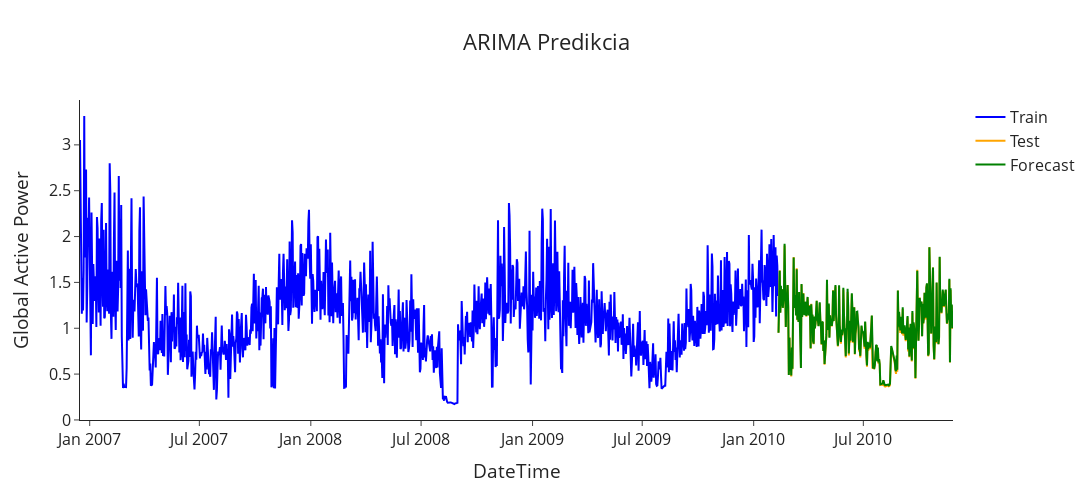

The cell this chart's notebook holds for it:
### Markdown cell above
### Volanie `ARIMA` modelu a zobrazenie predikcie.

### Code cell
X_selected = df_day_all[['Global_reactive_power', 'Voltage', 'Global_intensity', 'Sub_metering_1', 'Sub_metering_2', 'Sub_metering_3']]

model = ARIMA(endog=train, exog=X_selected[:len(train)], order=(10,0,7), seasonal_order=(1,1,1,12)).fit() #  
forecast = model.forecast(steps=len(test), exog=X_selected[len(train):]) # 

plot_forecasts(train, test, forecast, x_axis, "ARIMA Predikcia")

### Figure 1 — Plotly figure (JSON) as saved in the notebook; plotly's stock layout.template omitted (floating-point values rounded to 4 significant figures; data arrays with more than 128 entries replaced by an {"elided": "..."} marker saying what was removed)
{"data": [{"line": {"color": "blue"}, "mode": "lines", "name": "Train", "type": "scatter", "x": {"elided": "1153 str values"}, "y": {"elided": "1153 float values"}}, {"line": {"color": "orange"}, "mode": "lines", "name": "Test", "type": "scatter", "x": {"elided": "289 str values"}, "y": {"elided": "289 float values"}}, {"line": {"color": "green"}, "mode": "lines", "name": "Forecast", "type": "scatter", "x": {"elided": "289 str values"}, "y": {"elided": "289 float values"}}], "layout": {"font": {"size": 16}, "height": 500, "title": {"text": "ARIMA Predikcia", "x": 0.5}, "width": 1150, "xaxis": {"title": {"text": "DateTime"}}, "yaxis": {"title": {"text": "Global Active Power"}}}}
